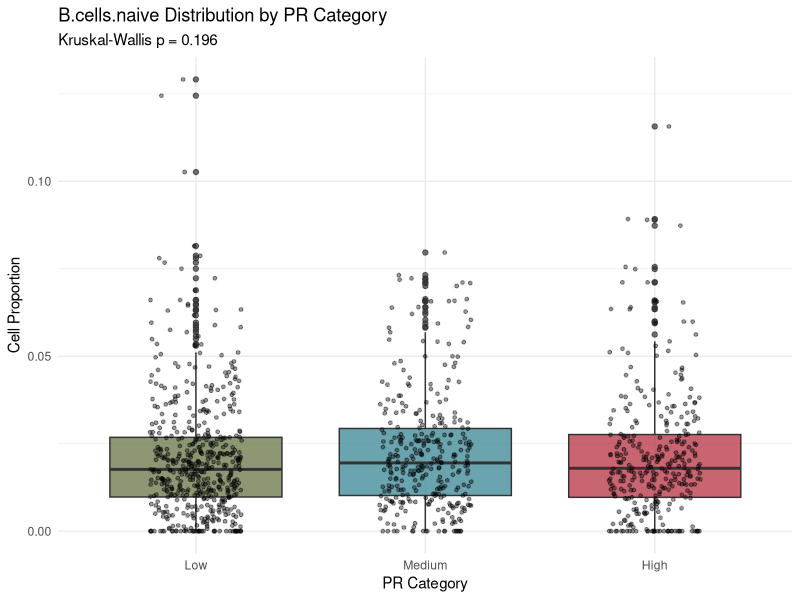
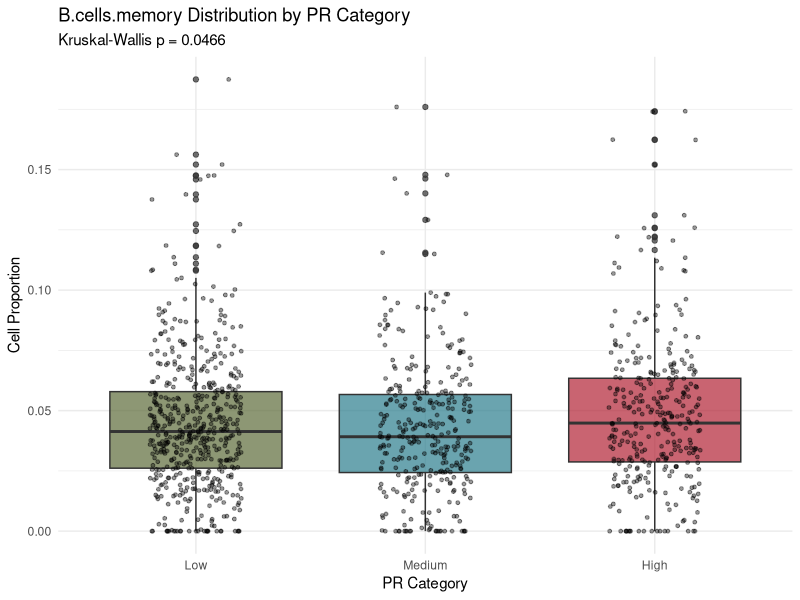
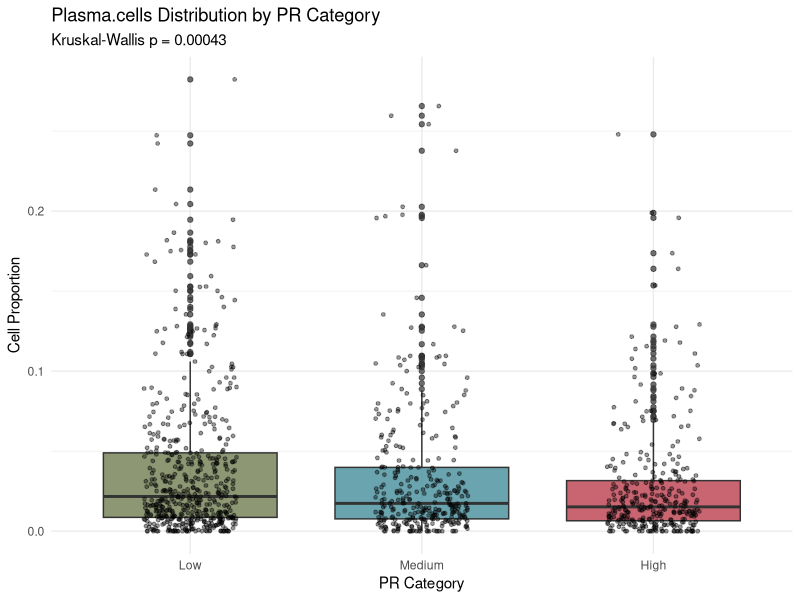
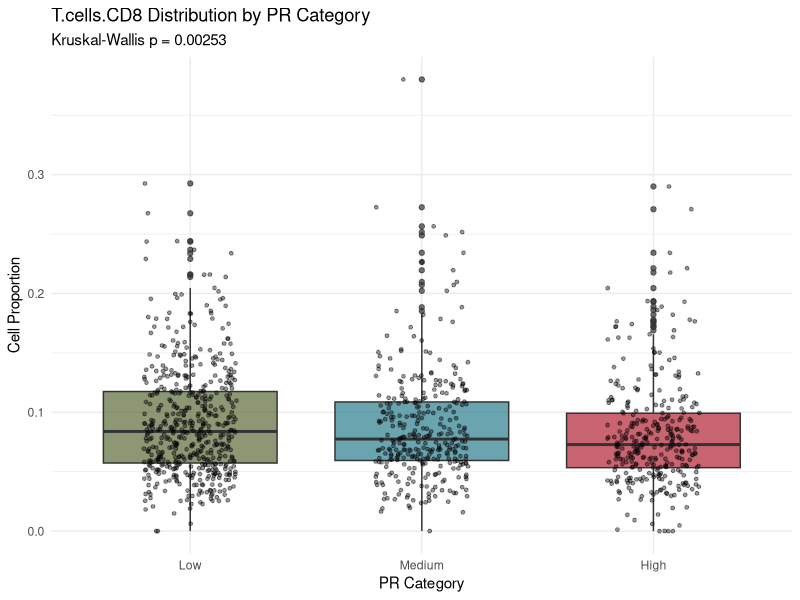
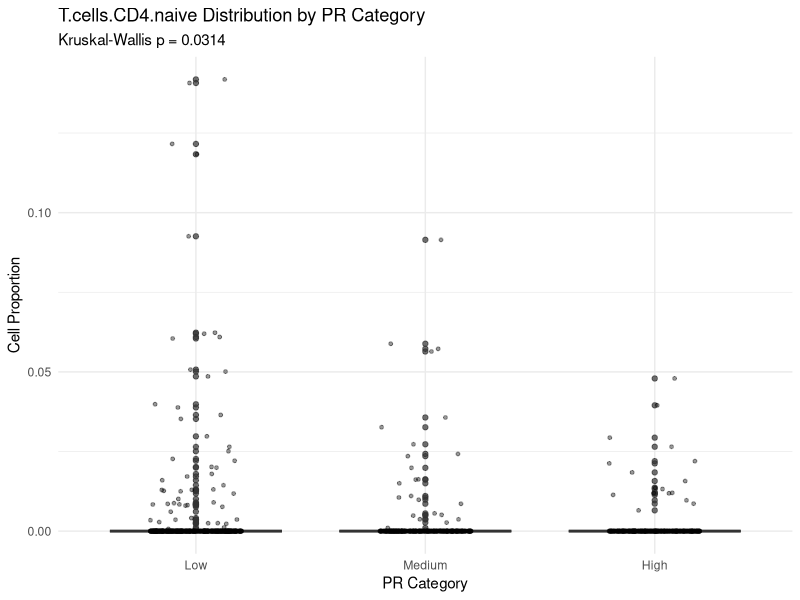
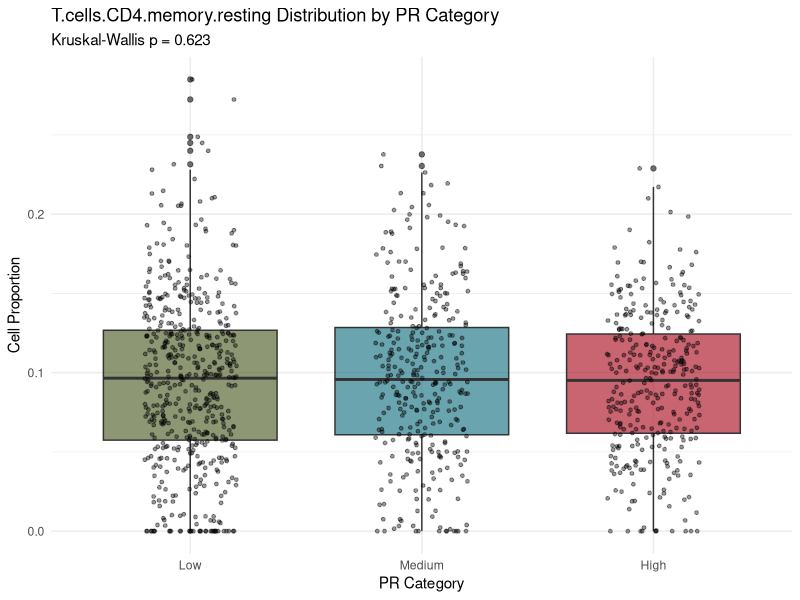
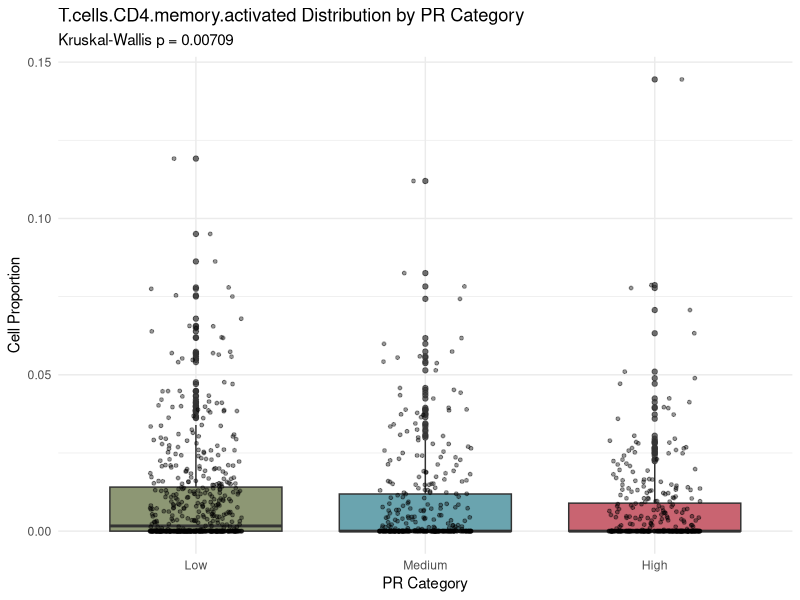
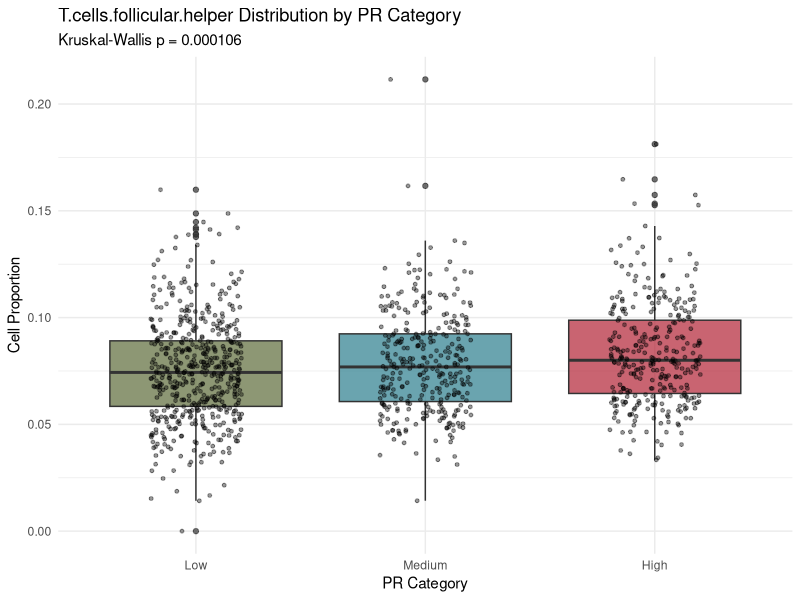

Write the R code that produced these figures, in order.
# Load required libraries
library(ggplot2)
library(dplyr)
library(tidyr)
library(rstatix)
library(ggpubr)

# Set working directory and read data
# Read PR stratification data
pr_data <- read.delim("../PR_stratificationIDs.txt")

# Read CIBERSORT results
cibersort_low <- read.delim("../CibersortResults_PR_Low .txt")
cibersort_mid <- read.delim("../CibersortResults_PRmid.txt")
cibersort_high <- read.delim("../CIBERSORTx_Results_PR_high.txt")

# Add PR category to each dataset
cibersort_low$PR_Category <- "Low"
cibersort_mid$PR_Category <- "Medium"
cibersort_high$PR_Category <- "High"

# Combine all datasets
cibersort_all <- bind_rows(cibersort_low, cibersort_mid, cibersort_high)

# Set PR_Category as factor with correct order
cibersort_all$PR_Category <- factor(cibersort_all$PR_Category, 
                                   levels = c("Low", "Medium", "High"))

# Define cell types
cell_types <- c(
  # B cells
  "B.cells.naive", "B.cells.memory", "Plasma.cells",
  
  # T cells
  "T.cells.CD8", "T.cells.CD4.naive", "T.cells.CD4.memory.resting",
  "T.cells.CD4.memory.activated", "T.cells.follicular.helper",
  "T.cells.regulatory..Tregs.", "T.cells.gamma.delta",
  
  # NK cells
  "NK.cells.resting", "NK.cells.activated",
  
  # Myeloid cells
  "Monocytes", "Macrophages.M0", "Macrophages.M1", "Macrophages.M2",
  "Dendritic.cells.resting", "Dendritic.cells.activated",
  
  # Other immune cells
  "Mast.cells.resting", "Mast.cells.activated",
  "Eosinophils", "Neutrophils"
)

# Create output directory for results
results_dir <- "METABRIC Statistics"
if (!dir.exists(results_dir)) {
  dir.create(results_dir, recursive = TRUE)
}

# Function to perform Kruskal-Wallis and Dunn's test
perform_kw_dunn <- function(data, cell_types) {
  # Initialize dataframes for results
  kw_results <- data.frame(
    Cell_Type = character(),
    KW_Statistic = numeric(),
    KW_P_Value = numeric(),
    stringsAsFactors = FALSE
  )
  
  dunn_results <- data.frame(
    Cell_Type = character(),
    Comparison = character(),
    Statistic = numeric(),
    P_Value = numeric(),
    P_Adjusted = numeric(),
    stringsAsFactors = FALSE
  )
  
  # Perform tests for each cell type
  for (cell_type in cell_types) {
    # Prepare data for current cell type
    current_data <- data.frame(
      Value = data[[cell_type]],
      PR_Category = data$PR_Category
    )
    
    # Kruskal-Wallis test
    kw_test <- kruskal.test(Value ~ PR_Category, data = current_data)
    
    # Add KW results to summary
    kw_results <- rbind(
      kw_results,
      data.frame(
        Cell_Type = cell_type,
        KW_Statistic = kw_test$statistic,
        KW_P_Value = kw_test$p.value
      )
    )
    
    # Perform Dunn's test for all cell types
    dunn <- current_data %>%
      dunn_test(Value ~ PR_Category, p.adjust.method = "BH")
    
    # Add results to dunn_results
    dunn_results <- rbind(
      dunn_results,
      data.frame(
        Cell_Type = cell_type,
        Comparison = paste(dunn$group1, dunn$group2, sep="-"),
        Statistic = dunn$statistic,
        P_Value = dunn$p,
        P_Adjusted = dunn$p.adj
      )
    )
    
    # Create boxplot with significance
    p <- ggplot(current_data, aes(x = PR_Category, y = Value)) +
      geom_boxplot(aes(fill = PR_Category), alpha = 0.7) +
      geom_jitter(width = 0.2, alpha = 0.4, size = 1) +
      scale_fill_manual(values = c("Low" = "#5C6B39", 
                                 "Medium" = "#2A7D8C",
                                 "High" = "#B22234")) +
      labs(title = paste(cell_type, "Distribution by PR Category"),
           subtitle = paste("Kruskal-Wallis p =", format.pval(kw_test$p.value, digits = 3)),
           y = "Cell Proportion",
           x = "PR Category") +
      theme_minimal() +
      theme(legend.position = "none")
    
    # Save plot
    ggsave(
      filename = file.path(results_dir, paste0(cell_type, "_boxplot.pdf")),
      plot = p,
      width = 8,
      height = 6
    )
  }
  
  # Add FDR correction to KW results
  kw_results$KW_P_Adjusted <- p.adjust(kw_results$KW_P_Value, method = "BH")
  
  # Save results
  write.csv(kw_results, 
            file = file.path(results_dir, "kruskal_wallis_results.csv"),
            row.names = FALSE)
  
  write.csv(dunn_results,
            file = file.path(results_dir, "dunns_test_results.csv"),
            row.names = FALSE)
  
  # Create summary of significant differences
  significant_results <- dunn_results %>%
    filter(P_Adjusted < 0.05) %>%
    arrange(Cell_Type, P_Adjusted)
  
  write.csv(significant_results,
            file = file.path(results_dir, "significant_differences.csv"),
            row.names = FALSE)
  
  # Return all results
  return(list(
    kw_results = kw_results,
    dunn_results = dunn_results,
    significant_results = significant_results
  ))
}

# Perform Kruskal-Wallis and Dunn's tests
test_results <- perform_kw_dunn(cibersort_all, cell_types)

# Print summary of significant differences
cat("\nKruskal-Wallis test results:\n")
print(test_results$kw_results %>% 
        filter(KW_P_Adjusted < 0.05) %>% 
        arrange(KW_P_Adjusted))

cat("\nPairwise comparisons (Dunn's test) completed for all cell types.\n")
cat("Results saved in:", file.path(results_dir, "dunns_test_results.csv"), "\n")

if (nrow(test_results$significant_results) > 0) {
  cat("\nSignificant pairwise differences (Dunn's test):\n")
  print(test_results$significant_results)
  
  # Create summary of significant cell types
  significant_cell_types <- unique(test_results$significant_results$Cell_Type)
  cat("\nCell types with significant differences between PR categories:\n")
  print(significant_cell_types)
}

# Save session info for reproducibility
writeLines(capture.output(sessionInfo()), 
           file.path(results_dir, "session_info.txt")) 